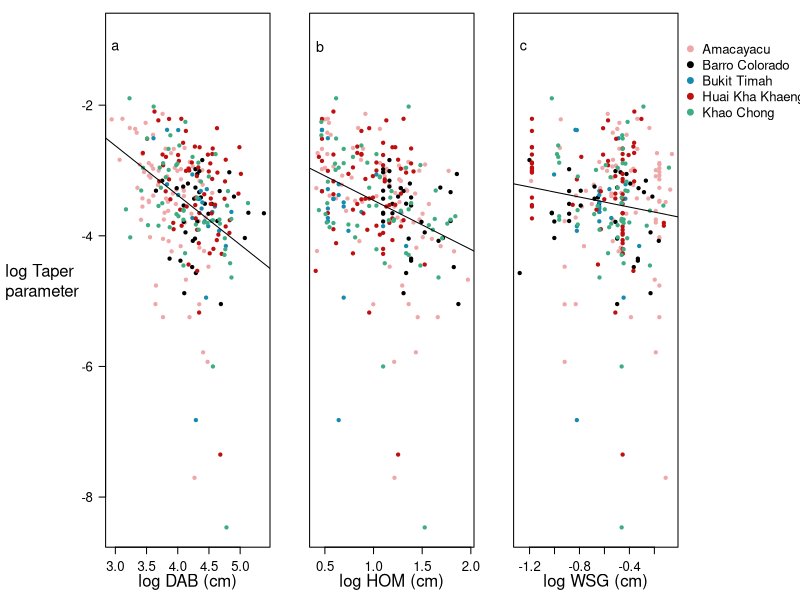
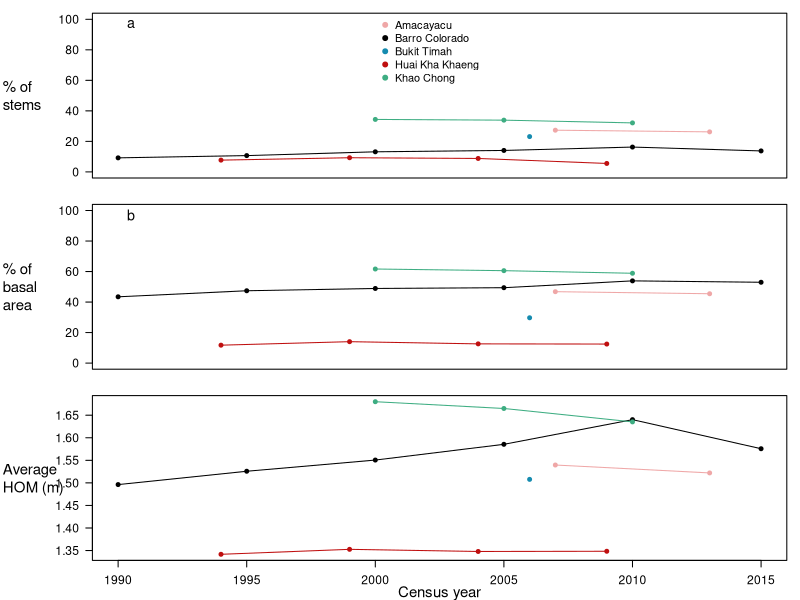

These charts were generated, in order, by the following R code:
# Make figures for taper data paper

#### Make vectors of site abbreviates, names, and colors ####

  sites <- c("AMA","BCI","BKT","HKK","KCH")
  
  sitesNames <- c("Amacayacu",
                  "Barro Colorado",
                  "Bukit Timah",
                  "Huai Kha Khaeng",
                  "Khao Chong")
  
  site.cols <- data.frame(site=sites,
                          col= c("#efa7a7", # salmon
                                 "#000000", # black
                                 "#158baf", # bright blue"
                                 "#bf0f0f", # cardinal
                                 "#3ead82")) # teal
  
  site.cols$col <- as.character(site.cols$col)

#### Figure 2 : Variation of taper parameter with tree qualities ####
  TaperSample <- read.csv("DataFile_TaperParameterSample.csv")

  cexAx <- 1.2
  axisSize <- 1
  textCex <- 1.2
  tiff(file="Figure2_TaperParameterVariation.tiff", height=2.2, width=8, units="in", res=300)
    layout(matrix(c(1,2,3,4),1,4,byrow = T),
           widths=c(1.5,1.5,1.5,0.8),heights=c(1,1,1,1))
    par(mar=c(4,3,0,0), xpd=F,family="sans", las=1, oma=c(0,5,1,1))

    plot(log(b1.iso)~log(DBH), data=TaperSample, type='n',
         ylim=range(log(TaperSample$b1.iso),na.rm=T)+c(0,1),
         xlab=NA, ylab=NA,
         cex.axis=cexAx)
    mtext("log DAB (cm)", side=1, line=2.2, cex=axisSize)
    mtext("log Taper \nparameter", side=2, line=2, cex=axisSize)
    text(x=3,y=-1.1,"a", cex=textCex+0.1)
    for(i in 1:length(sites)){
      points(log(b1.iso)~log(DBH), data=TaperSample[TaperSample$Site==sites[i],],
             col=site.cols[site.cols$site==sites[i],"col"], pch=20)
    }
    taperDABlm <- lme4::lmer(log(b1.iso)~log(DBH) + (1|Site), data = TaperSample)
    abline(a=summary(taperDABlm)$coefficients[1,1], b=summary(taperDABlm)$coefficients[2,1])
    
    plot(log(b1.iso)~log(HOM), data=TaperSample, type='n',
         ylim=range(log(TaperSample$b1.iso),na.rm=T)+c(0,1),
         xlab=NA,ylab=NA,
         yaxt='n',
         cex.axis=cexAx)
  mtext("log HOM (cm)", side=1, line=2.2, cex=axisSize)
  text(x=0.45,y=-1.1,"b", cex=textCex+0.1)
    for(i in  1:length(sites)){
      points(log(b1.iso)~log(HOM), data=TaperSample[TaperSample$Site==sites[i],],
             col=site.cols[site.cols$site==sites[i],"col"], pch=20)
    }
    taperHOMlm <- lme4::lmer(log(b1.iso)~log(HOM) + (1|Site), data = TaperSample)
    abline(a=summary(taperHOMlm)$coefficients[1,1], b=summary(taperHOMlm)$coefficients[2,1])
    
    plot(log(b1.iso)~log(WSG), data=TaperSample, type='n',
         ylim=range(log(TaperSample$b1.iso),na.rm=T)+c(0,1),
         xlab=NA, ylab=NA,yaxt='n',
         cex.axis=cexAx)
    mtext("log WSG (cm)", side=1, line=2.2, cex=axisSize)
    text(x=-1.25,y=-1.1,"c", cex=textCex+0.1)
    for(i in 1:length(sites)){
      points(log(b1.iso)~log(WSG), data=TaperSample[TaperSample$Site==sites[i],],
             col=site.cols[site.cols$site==sites[i],"col"], pch=20)
    }
    taperWSGlm <- lme4::lmer(log(b1.iso)~log(WSG) + (1|Site), data = TaperSample)
    abline(a=summary(taperWSGlm)$coefficients[1,1], b=summary(taperWSGlm)$coefficients[2,1])
    
    par(xpd=NA)
    plot(0,type="n",bty="n",
         xlim=c(0,10),ylim=c(0,10),xlab="",ylab="",
         xaxt="n",yaxt="n")
    legend(x=-6.5, y=10,bty='n',
           sitesNames,
           col=site.cols$col,
           cex=cexAx,
           pch=19)
  dev.off()  


#### Figure 3: proportion of stems measured at nonstandard heights over time at each plot ####
  HOM.results <- read.csv("Data file_HOMresultsPerPlot.csv")
  
  axisSize <- 0.9
  cexAx <- 1.1
  textCex <- 1
  ptSize <- 0.8
  
  tiff(file="Figure3_MeasHtChangesOverTime.tiff",width=3,height=6, units="in", res=300, family = "sans")

    par(mfrow=c(3,1), mar=c(1,6,1,1),oma=c(2,1,0,0), family="sans", xpd=F, las=1)
    
    plot(x=HOM.results$Year, y=HOM.results$Prop*100,
         type='n',
         ylab=NA,ylim=c(0,100),
         xlab=NA,
         xaxt = "n",
         cex.axis=cexAx)
    mtext("% of \nstems", side=2, line=6.8, cex=axisSize, adj=0)
    text(x=1990.5,y=97,"a", cex=textCex+0.3)
    
    for(i in 1:length(sites)){
        points(x=HOM.results[HOM.results$Site==sites[i],"Year"],
               y=HOM.results[HOM.results$Site==sites[i],"Prop"]*100, pch=19, col=site.cols[site.cols$site==sites[i],"col"], cex=ptSize)
        lines(x=HOM.results[HOM.results$Site==sites[i],"Year"],
              y=HOM.results[HOM.results$Site==sites[i],"Prop"]*100, col=site.cols[site.cols$site==sites[i],"col"], lty=1)
    }
    
    legend(x=2000, y=105, bty='n',
       sitesNames,
       col=site.cols$col,
       cex=cexAx-0.1,
       pch=19)
    
    plot(x=HOM.results$Year, y=HOM.results$PropBA*100,
         type='n',
         ylab=NA,ylim=c(0,100),
         xlab=NA,
         xaxt = "n",
         cex.axis=cexAx)
    mtext("% of \nbasal \narea", side=2, line=6.8, cex=axisSize, adj=0)
    text(x=1990.5,y=97,"b", cex=textCex+0.3)
    for(i in 1:length(sites)){
        points(x=HOM.results[HOM.results$Site==sites[i],"Year"],
               y=HOM.results[HOM.results$Site==sites[i],"PropBA"]*100, pch=19, col=site.cols[site.cols$site==sites[i],"col"], cex=ptSize)
        lines(x=HOM.results[HOM.results$Site==sites[i],"Year"],
              y=HOM.results[HOM.results$Site==sites[i],"PropBA"]*100, col=site.cols[site.cols$site==sites[i],"col"], lty=1)
    }
    
    plot(x=HOM.results$Year,y=HOM.results$MeanHOM,
         type='n',
         ylab=NA,
         xlab=NA,
         cex.axis=cexAx)
    mtext("Census year", side=1, line=2, cex=axisSize)
    mtext("Average \nHOM (m)", side=2, line=6.8, cex=axisSize, adj=0)
    text(x=1990.5,y=3.15,"c", cex=textCex+0.3)
    for(i in 1:length(sites)){
        points(x=HOM.results[HOM.results$Site==sites[i],"Year"],
               y=HOM.results[HOM.results$Site==sites[i],"MeanHOM"], pch=19, col=site.cols[site.cols$site==sites[i],"col"], cex=ptSize)
        lines(x=HOM.results[HOM.results$Site==sites[i],"Year"],
              y=HOM.results[HOM.results$Site==sites[i],"MeanHOM"], col=site.cols[site.cols$site==sites[i],"col"], lty=1)
    }


  dev.off()